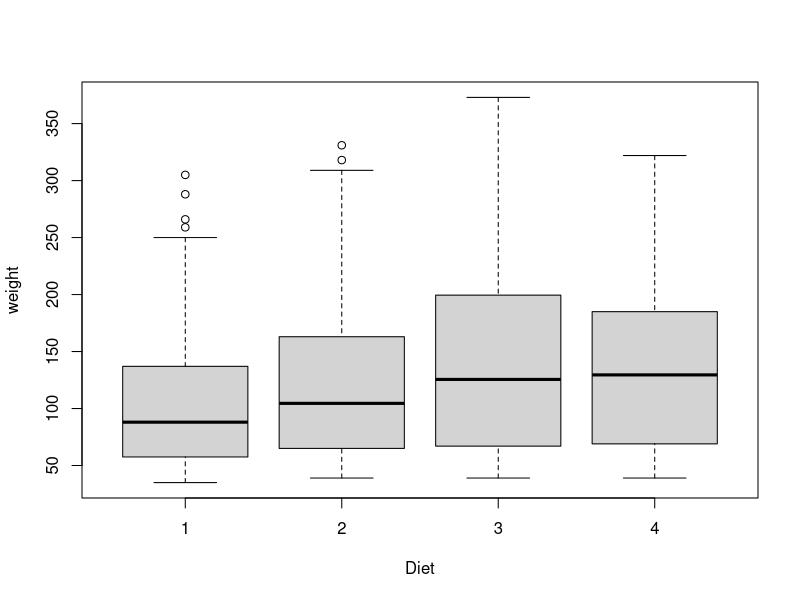
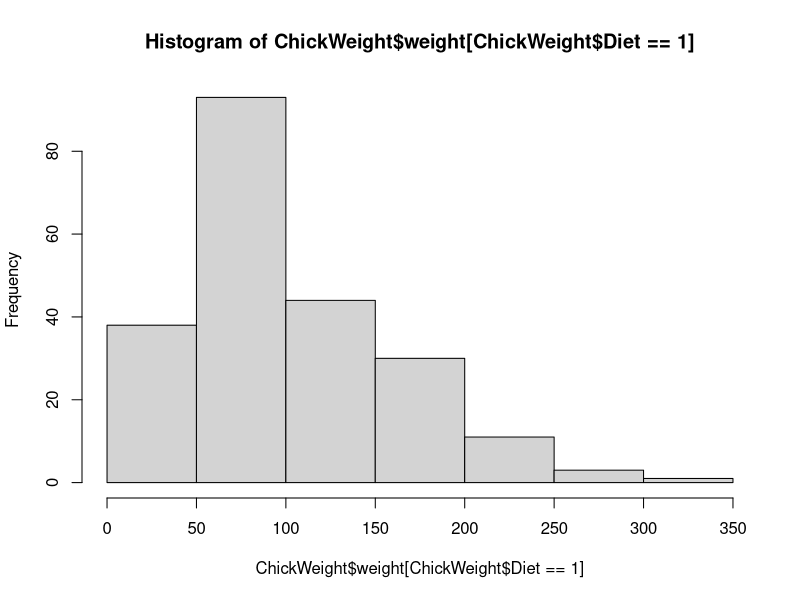
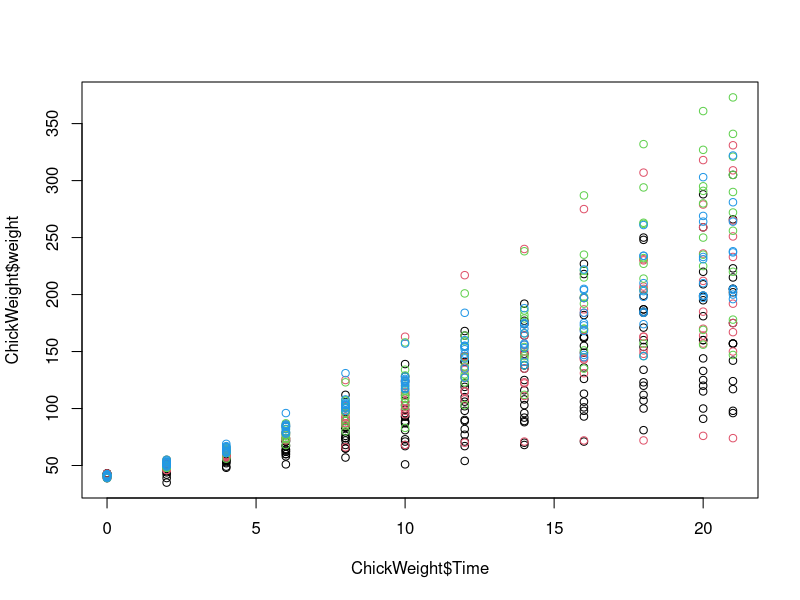

Generate these figures, in order, with R:
boxplot(weight ~ Diet, data=ChickWeight)
hist(ChickWeight$weight[ChickWeight$Diet == 1])
plot(ChickWeight$Time, ChickWeight$weight, col=ChickWeight$Diet)
